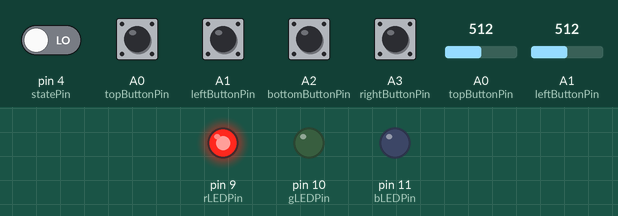
Bench run of a sketch on a simulated Arduino Uno, built with avr-gcc and run on an emulated ATmega328P. Parts: output pins drawn as LEDs (lit = HIGH). Inputs (shaded band) come from the test bench; at power-on: A0 (topButtonPin), A1 (leftButtonPin), A2 (bottomButtonPin), A3 (rightButtonPin), pin 4 (statePin) LOW, A0 (topButtonPin) = 512, A1 (leftButtonPin) = 512.

Above: at 1.2 s.
1.3 s: pin 4 (statePin) driven HIGH
At 2.5 s:
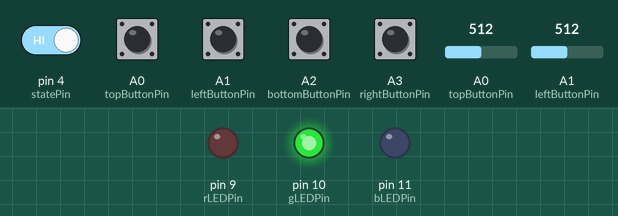
2.8 s: pin 4 (statePin) driven LOW
At 4.2 s:
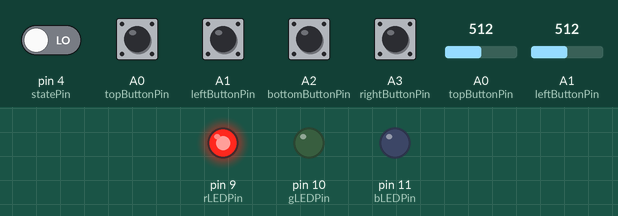
Timing chart, 0 to 5.8 s (numbered marks = the images above; inputs shaded):
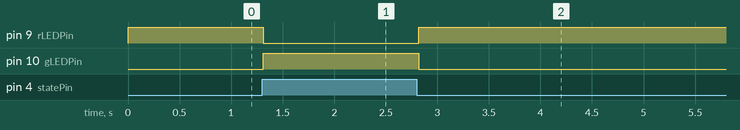

Measured:
- after the input at 1.3 s, pin 9 (rLEDPin): HIGH → LOW at once; pin 10 (gLEDPin): LOW → HIGH at once
- after the input at 2.8 s, pin 9 (rLEDPin): LOW → HIGH at once; pin 10 (gLEDPin): HIGH → LOW at once

The sketch:

ArduinoControllerUno.ino
```cpp
#include <SoftwareSerial.h>

// Bluetooth Pins
const int rxPin = 2;
const int txPin = 3;
const int statePin = 4;
SoftwareSerial BTSerial(rxPin, txPin);

// Button Pins
const int topButtonPin = A0;
const int leftButtonPin = A1;
const int bottomButtonPin = A2;
const int rightButtonPin = A3;

// Joystick Pins
const int xPin = A1; // Rotated 90 Degrees CCW
const int yPin = A0; // Rotated 90 Degrees CCW

// Output Pins
const int rLEDPin = 9;
const int gLEDPin = 10;
const int bLEDPin = 11;

// Bluetooth Vars
bool bluetoothConnected;

// Joystick Vars
bool rotated = true; // Standard VS 90 Degrees CW
int xVal = 0;
int yVal = 0;

void setup() {
  // Initialize Serial Communication At 9600 Baud Rate
  BTSerial.begin(9600);

  pinMode (topButtonPin, INPUT);
  pinMode (leftButtonPin, INPUT);
  pinMode (bottomButtonPin, INPUT);
  pinMode (rightButtonPin, INPUT);

  pinMode (statePin, INPUT);
  pinMode(xPin, INPUT);
  pinMode(yPin, INPUT);
}

void loop() {
  // Bluetooth
  if (digitalRead(statePin) == HIGH){
    bluetoothConnected = true;
  } else {
    bluetoothConnected = false;
  }

  if (bluetoothConnected){
    analogWrite(rLEDPin, 0);
    analogWrite(gLEDPin, 255);
    analogWrite(bLEDPin, 0);
  } else {
    analogWrite(rLEDPin, 255);
    analogWrite(gLEDPin, 0);
    analogWrite(bLEDPin, 0);
  }

  // Buttons
  if (digitalRead(topButtonPin) == HIGH){
    delay(100);

    BTSerial.println("0x50"); // "P"
  } else if (digitalRead(leftButtonPin) == HIGH){
    delay(100);

    BTSerial.println("0x50"); // "P"
  } else if (digitalRead(bottomButtonPin) == HIGH){
    delay(100);

    BTSerial.println("0x50"); // "P"
  } else if (digitalRead(rightButtonPin) == HIGH){
    delay(100);

    BTSerial.println("0x50"); // "P"
  }

  // Joystick
  xVal = map(analogRead(xPin), 0, 1023, -100, 100);
  yVal = map(analogRead(yPin), 0, 1023, -100, 100);
  // WASD
  if (!(xVal < 25 && xVal > -25 && yVal < 25 && yVal > -25)){
    if (abs(xVal) > abs(yVal)){
      if (xVal > 0){
        if (!rotated){
          BTSerial.println("0x44"); // "D"
        } else {
          BTSerial.println("0x44"); // "D"
        }
      } else {
        if (!rotated){
          BTSerial.println("0x41"); // "A"
        } else {
          BTSerial.println("0x41"); // "A"
        }
      }
    } else {
      if (yVal > 0){
        if (!rotated){
          BTSerial.println("0x57"); // "W"
        } else {
          BTSerial.println("0x53"); // "S"
        }
      } else {
        if (!rotated){
          BTSerial.println("0x53"); // "S"
        } else {
          BTSerial.println("0x57"); // "W"
        }
      }
    }
  }

  // Delay
  delay(50);
}
```
